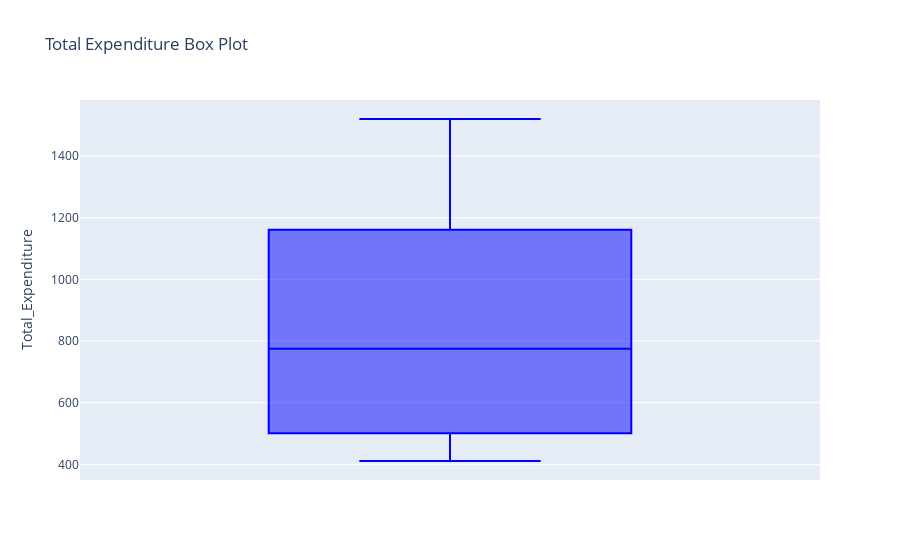

The code cell stored with this chart in its notebook:
### Code cell
fig = px.box(df, y='Total_Expenditure', title='Total Expenditure Box Plot', points='outliers', color_discrete_sequence=['blue'])

fig.show()

### Figure 1 — Plotly figure (JSON) as saved in the notebook; plotly's stock layout.template omitted (floating-point values rounded to 4 significant figures; data arrays with more than 128 entries replaced by an {"elided": "..."} marker saying what was removed)
{"data": [{"alignmentgroup": "True", "boxpoints": "outliers", "hovertemplate": "Total_Expenditure=%{y}<extra></extra>", "legendgroup": "", "marker": {"color": "blue"}, "name": "", "notched": false, "offsetgroup": "", "orientation": "v", "showlegend": false, "type": "box", "x0": " ", "xaxis": "x", "y": {"elided": "350 float values"}, "y0": " ", "yaxis": "y"}], "layout": {"boxmode": "group", "legend": {"tracegroupgap": 0}, "title": {"text": "Total Expenditure Box Plot"}, "xaxis": {"anchor": "y", "domain": [0, 1]}, "yaxis": {"anchor": "x", "domain": [0, 1], "title": {"text": "Total_Expenditure"}}}}
